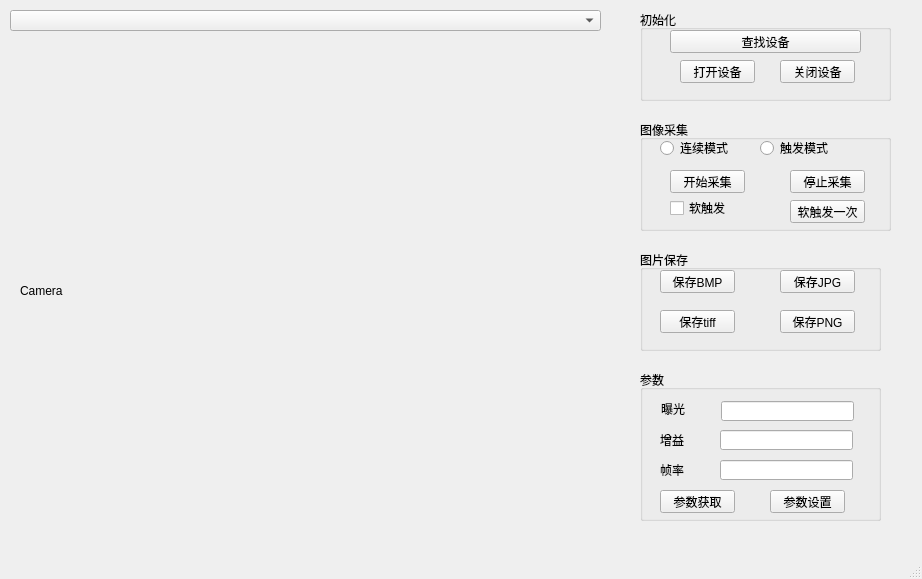
<?xml version="1.0" encoding="UTF-8"?>
<ui version="4.0">
 <class>MainWindow</class>
 <widget class="QMainWindow" name="MainWindow">
  <property name="geometry">
   <rect>
    <x>0</x>
    <y>0</y>
    <width>922</width>
    <height>579</height>
   </rect>
  </property>
  <property name="windowTitle">
   <string>MainWindow</string>
  </property>
  <widget class="QWidget" name="centralwidget">
   <widget class="QComboBox" name="list_devices">
    <property name="geometry">
     <rect>
      <x>10</x>
      <y>10</y>
      <width>591</width>
      <height>21</height>
     </rect>
    </property>
   </widget>
   <widget class="QLabel" name="img_show">
    <property name="geometry">
     <rect>
      <x>20</x>
      <y>40</y>
      <width>571</width>
      <height>501</height>
     </rect>
    </property>
    <property name="text">
     <string>Camera</string>
    </property>
   </widget>
   <widget class="QGroupBox" name="groupBox">
    <property name="geometry">
     <rect>
      <x>640</x>
      <y>10</y>
      <width>251</width>
      <height>91</height>
     </rect>
    </property>
    <property name="title">
     <string>初始化</string>
    </property>
    <widget class="QPushButton" name="enum_device">
     <property name="geometry">
      <rect>
       <x>30</x>
       <y>20</y>
       <width>191</width>
       <height>23</height>
      </rect>
     </property>
     <property name="text">
      <string>查找设备</string>
     </property>
    </widget>
    <widget class="QPushButton" name="open_device">
     <property name="geometry">
      <rect>
       <x>40</x>
       <y>50</y>
       <width>75</width>
       <height>23</height>
      </rect>
     </property>
     <property name="text">
      <string>打开设备</string>
     </property>
    </widget>
    <widget class="QPushButton" name="close_device">
     <property name="geometry">
      <rect>
       <x>140</x>
       <y>50</y>
       <width>75</width>
       <height>23</height>
      </rect>
     </property>
     <property name="text">
      <string>关闭设备</string>
     </property>
    </widget>
   </widget>
   <widget class="QGroupBox" name="groupBox_2">
    <property name="geometry">
     <rect>
      <x>640</x>
      <y>120</y>
      <width>251</width>
      <height>111</height>
     </rect>
    </property>
    <property name="title">
     <string>图像采集</string>
    </property>
    <widget class="QRadioButton" name="live_model">
     <property name="geometry">
      <rect>
       <x>20</x>
       <y>20</y>
       <width>81</width>
       <height>16</height>
      </rect>
     </property>
     <property name="text">
      <string>连续模式</string>
     </property>
    </widget>
    <widget class="QRadioButton" name="trigger_model">
     <property name="geometry">
      <rect>
       <x>120</x>
       <y>20</y>
       <width>89</width>
       <height>16</height>
      </rect>
     </property>
     <property name="text">
      <string>触发模式</string>
     </property>
    </widget>
    <widget class="QPushButton" name="grab_start">
     <property name="geometry">
      <rect>
       <x>30</x>
       <y>50</y>
       <width>75</width>
       <height>23</height>
      </rect>
     </property>
     <property name="text">
      <string>开始采集</string>
     </property>
    </widget>
    <widget class="QPushButton" name="grab_stop">
     <property name="geometry">
      <rect>
       <x>150</x>
       <y>50</y>
       <width>75</width>
       <height>23</height>
      </rect>
     </property>
     <property name="text">
      <string>停止采集</string>
     </property>
    </widget>
    <widget class="QCheckBox" name="is_soft_trigger">
     <property name="geometry">
      <rect>
       <x>30</x>
       <y>80</y>
       <width>71</width>
       <height>16</height>
      </rect>
     </property>
     <property name="text">
      <string>软触发</string>
     </property>
    </widget>
    <widget class="QPushButton" name="soft_trigger">
     <property name="geometry">
      <rect>
       <x>150</x>
       <y>80</y>
       <width>75</width>
       <height>23</height>
      </rect>
     </property>
     <property name="text">
      <string>软触发一次</string>
     </property>
    </widget>
   </widget>
   <widget class="QGroupBox" name="groupBox_3">
    <property name="geometry">
     <rect>
      <x>640</x>
      <y>250</y>
      <width>241</width>
      <height>101</height>
     </rect>
    </property>
    <property name="title">
     <string>图片保存</string>
    </property>
    <widget class="QPushButton" name="save_bmp">
     <property name="geometry">
      <rect>
       <x>20</x>
       <y>20</y>
       <width>75</width>
       <height>23</height>
      </rect>
     </property>
     <property name="text">
      <string>保存BMP</string>
     </property>
    </widget>
    <widget class="QPushButton" name="save_jpg">
     <property name="geometry">
      <rect>
       <x>140</x>
       <y>20</y>
       <width>75</width>
       <height>23</height>
      </rect>
     </property>
     <property name="text">
      <string>保存JPG</string>
     </property>
    </widget>
    <widget class="QPushButton" name="save_tiff">
     <property name="geometry">
      <rect>
       <x>20</x>
       <y>60</y>
       <width>75</width>
       <height>23</height>
      </rect>
     </property>
     <property name="text">
      <string>保存tiff</string>
     </property>
    </widget>
    <widget class="QPushButton" name="save_png">
     <property name="geometry">
      <rect>
       <x>140</x>
       <y>60</y>
       <width>75</width>
       <height>23</height>
      </rect>
     </property>
     <property name="text">
      <string>保存PNG</string>
     </property>
    </widget>
   </widget>
   <widget class="QGroupBox" name="groupBox_4">
    <property name="geometry">
     <rect>
      <x>640</x>
      <y>370</y>
      <width>241</width>
      <height>151</height>
     </rect>
    </property>
    <property name="title">
     <string>参数</string>
    </property>
    <widget class="QLabel" name="label_2">
     <property name="geometry">
      <rect>
       <x>21</x>
       <y>31</y>
       <width>54</width>
       <height>16</height>
      </rect>
     </property>
     <property name="text">
      <string>曝光</string>
     </property>
    </widget>
    <widget class="QLineEdit" name="exposure">
     <property name="geometry">
      <rect>
       <x>81</x>
       <y>31</y>
       <width>133</width>
       <height>20</height>
      </rect>
     </property>
    </widget>
    <widget class="QLineEdit" name="gain">
     <property name="geometry">
      <rect>
       <x>80</x>
       <y>60</y>
       <width>133</width>
       <height>20</height>
      </rect>
     </property>
    </widget>
    <widget class="QLabel" name="label_3">
     <property name="geometry">
      <rect>
       <x>20</x>
       <y>60</y>
       <width>54</width>
       <height>20</height>
      </rect>
     </property>
     <property name="text">
      <string>增益</string>
     </property>
    </widget>
    <widget class="QLineEdit" name="frame_rate">
     <property name="geometry">
      <rect>
       <x>80</x>
       <y>90</y>
       <width>133</width>
       <height>20</height>
      </rect>
     </property>
    </widget>
    <widget class="QLabel" name="label_4">
     <property name="geometry">
      <rect>
       <x>20</x>
       <y>90</y>
       <width>54</width>
       <height>20</height>
      </rect>
     </property>
     <property name="text">
      <string>帧率</string>
     </property>
    </widget>
    <widget class="QPushButton" name="get_setting">
     <property name="geometry">
      <rect>
       <x>20</x>
       <y>120</y>
       <width>75</width>
       <height>23</height>
      </rect>
     </property>
     <property name="text">
      <string>参数获取</string>
     </property>
    </widget>
    <widget class="QPushButton" name="save_setting">
     <property name="geometry">
      <rect>
       <x>130</x>
       <y>120</y>
       <width>75</width>
       <height>23</height>
      </rect>
     </property>
     <property name="text">
      <string>参数设置</string>
     </property>
    </widget>
   </widget>
  </widget>
  <widget class="QMenuBar" name="menubar">
   <property name="geometry">
    <rect>
     <x>0</x>
     <y>0</y>
     <width>922</width>
     <height>23</height>
    </rect>
   </property>
  </widget>
  <widget class="QStatusBar" name="statusbar"/>
 </widget>
 <resources/>
 <connections/>
</ui>
